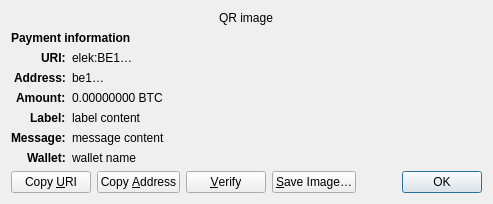
<?xml version="1.0" encoding="UTF-8"?>
<ui version="4.0">
 <class>ReceiveRequestDialog</class>
 <widget class="QDialog" name="ReceiveRequestDialog">
  <property name="geometry">
   <rect>
    <x>0</x>
    <y>0</y>
    <width>413</width>
    <height>229</height>
   </rect>
  </property>
  <property name="windowTitle">
   <string>Request payment to …</string>
  </property>
  <layout class="QGridLayout" name="gridLayout" columnstretch="0,1">
   <property name="sizeConstraint">
    <enum>QLayout::SetFixedSize</enum>
   </property>
   <item row="0" column="0" colspan="2" alignment="Qt::AlignHCenter">
    <widget class="QRImageWidget" name="qr_code">
     <property name="text">
      <string notr="true">QR image</string>
     </property>
     <property name="textInteractionFlags">
      <set>Qt::NoTextInteraction</set>
     </property>
    </widget>
   </item>
   <item row="1" column="0" colspan="2">
    <widget class="QLabel" name="payment_header">
     <property name="font">
      <font>
       <weight>75</weight>
       <bold>true</bold>
      </font>
     </property>
     <property name="text">
      <string>Payment information</string>
     </property>
     <property name="textInteractionFlags">
      <set>Qt::NoTextInteraction</set>
     </property>
    </widget>
   </item>
   <item row="2" column="0" alignment="Qt::AlignRight|Qt::AlignTop">
    <widget class="QLabel" name="uri_tag">
     <property name="font">
      <font>
       <weight>75</weight>
       <bold>true</bold>
      </font>
     </property>
     <property name="text">
      <string notr="true">URI:</string>
     </property>
     <property name="textFormat">
      <enum>Qt::PlainText</enum>
     </property>
     <property name="textInteractionFlags">
      <set>Qt::NoTextInteraction</set>
     </property>
    </widget>
   </item>
   <item row="2" column="1" alignment="Qt::AlignTop">
    <widget class="QLabel" name="uri_content">
     <property name="text">
      <string notr="true">elek:BE1…</string>
     </property>
     <property name="textFormat">
      <enum>Qt::RichText</enum>
     </property>
     <property name="wordWrap">
      <bool>true</bool>
     </property>
     <property name="textInteractionFlags">
      <set>Qt::TextSelectableByMouse</set>
     </property>
    </widget>
   </item>
   <item row="3" column="0" alignment="Qt::AlignRight|Qt::AlignTop">
    <widget class="QLabel" name="address_tag">
     <property name="font">
      <font>
       <weight>75</weight>
       <bold>true</bold>
      </font>
     </property>
     <property name="text">
      <string>Address:</string>
     </property>
     <property name="textInteractionFlags">
      <set>Qt::NoTextInteraction</set>
     </property>
    </widget>
   </item>
   <item row="3" column="1" alignment="Qt::AlignTop">
    <widget class="QLabel" name="address_content">
     <property name="text">
      <string notr="true">be1…</string>
     </property>
     <property name="textFormat">
      <enum>Qt::PlainText</enum>
     </property>
     <property name="textInteractionFlags">
      <set>Qt::TextSelectableByMouse</set>
     </property>
    </widget>
   </item>
   <item row="4" column="0" alignment="Qt::AlignRight|Qt::AlignTop">
    <widget class="QLabel" name="amount_tag">
     <property name="font">
      <font>
       <weight>75</weight>
       <bold>true</bold>
      </font>
     </property>
     <property name="text">
      <string>Amount:</string>
     </property>
     <property name="textInteractionFlags">
      <set>Qt::NoTextInteraction</set>
     </property>
    </widget>
   </item>
   <item row="4" column="1" alignment="Qt::AlignTop">
    <widget class="QLabel" name="amount_content">
     <property name="text">
      <string notr="true">0.00000000 BTC</string>
     </property>
     <property name="textFormat">
      <enum>Qt::PlainText</enum>
     </property>
     <property name="textInteractionFlags">
      <set>Qt::TextSelectableByMouse</set>
     </property>
    </widget>
   </item>
   <item row="5" column="0" alignment="Qt::AlignRight|Qt::AlignTop">
    <widget class="QLabel" name="label_tag">
     <property name="font">
      <font>
       <weight>75</weight>
       <bold>true</bold>
      </font>
     </property>
     <property name="text">
      <string>Label:</string>
     </property>
     <property name="textInteractionFlags">
      <set>Qt::NoTextInteraction</set>
     </property>
    </widget>
   </item>
   <item row="5" column="1" alignment="Qt::AlignTop">
    <widget class="QLabel" name="label_content">
     <property name="text">
      <string notr="true">label content</string>
     </property>
     <property name="textFormat">
      <enum>Qt::PlainText</enum>
     </property>
     <property name="wordWrap">
      <bool>true</bool>
     </property>
     <property name="textInteractionFlags">
      <set>Qt::TextSelectableByMouse</set>
     </property>
    </widget>
   </item>
   <item row="6" column="0" alignment="Qt::AlignRight|Qt::AlignTop">
    <widget class="QLabel" name="message_tag">
     <property name="font">
      <font>
       <weight>75</weight>
       <bold>true</bold>
      </font>
     </property>
     <property name="text">
      <string>Message:</string>
     </property>
     <property name="textInteractionFlags">
      <set>Qt::NoTextInteraction</set>
     </property>
    </widget>
   </item>
   <item row="6" column="1" alignment="Qt::AlignTop">
    <widget class="QLabel" name="message_content">
     <property name="text">
      <string notr="true">message content</string>
     </property>
     <property name="textFormat">
      <enum>Qt::PlainText</enum>
     </property>
     <property name="wordWrap">
      <bool>true</bool>
     </property>
     <property name="textInteractionFlags">
      <set>Qt::TextSelectableByMouse</set>
     </property>
    </widget>
   </item>
   <item row="7" column="0" alignment="Qt::AlignRight|Qt::AlignTop">
    <widget class="QLabel" name="wallet_tag">
     <property name="font">
      <font>
       <weight>75</weight>
       <bold>true</bold>
      </font>
     </property>
     <property name="text">
      <string>Wallet:</string>
     </property>
     <property name="textInteractionFlags">
      <set>Qt::NoTextInteraction</set>
     </property>
    </widget>
   </item>
   <item row="7" column="1" alignment="Qt::AlignTop">
    <widget class="QLabel" name="wallet_content">
     <property name="text">
      <string notr="true">wallet name</string>
     </property>
     <property name="textFormat">
      <enum>Qt::PlainText</enum>
     </property>
     <property name="wordWrap">
      <bool>true</bool>
     </property>
     <property name="textInteractionFlags">
      <set>Qt::TextSelectableByMouse</set>
     </property>
    </widget>
   </item>
   <item row="8" column="0" colspan="2">
    <layout class="QHBoxLayout" name="horizontalLayout">
     <item>
      <widget class="QPushButton" name="btnCopyURI">
       <property name="text">
        <string>Copy &amp;URI</string>
       </property>
       <property name="autoDefault">
        <bool>false</bool>
       </property>
      </widget>
     </item>
     <item>
      <widget class="QPushButton" name="btnCopyAddress">
       <property name="text">
        <string>Copy &amp;Address</string>
       </property>
       <property name="autoDefault">
        <bool>false</bool>
       </property>
      </widget>
     </item>
     <item>
      <widget class="QPushButton" name="btnVerify">
       <property name="text">
        <string>&amp;Verify</string>
       </property>
       <property name="toolTip">
        <string>Verify this address on e.g. a hardware wallet screen</string>
       </property>
       <property name="autoDefault">
        <bool>false</bool>
       </property>
      </widget>
     </item>
     <item>
      <widget class="QPushButton" name="btnSaveAs">
       <property name="text">
        <string>&amp;Save Image…</string>
       </property>
       <property name="autoDefault">
        <bool>false</bool>
       </property>
      </widget>
     </item>
     <item>
      <spacer name="horizontalSpacer_2">
       <property name="orientation">
        <enum>Qt::Horizontal</enum>
       </property>
       <property name="sizeHint" stdset="0">
        <size>
         <width>40</width>
         <height>20</height>
        </size>
       </property>
      </spacer>
     </item>
     <item>
      <widget class="QDialogButtonBox" name="buttonBox">
       <property name="focusPolicy">
        <enum>Qt::StrongFocus</enum>
       </property>
       <property name="standardButtons">
        <set>QDialogButtonBox::Ok</set>
       </property>
      </widget>
     </item>
    </layout>
   </item>
  </layout>
 </widget>
 <customwidgets>
  <customwidget>
   <class>QRImageWidget</class>
   <extends>QLabel</extends>
   <header>qt/qrimagewidget.h</header>
  </customwidget>
 </customwidgets>
 <tabstops>
  <tabstop>buttonBox</tabstop>
  <tabstop>btnCopyURI</tabstop>
  <tabstop>btnCopyAddress</tabstop>
  <tabstop>btnSaveAs</tabstop>
 </tabstops>
 <resources/>
 <connections>
  <connection>
   <sender>buttonBox</sender>
   <signal>accepted()</signal>
   <receiver>ReceiveRequestDialog</receiver>
   <slot>accept()</slot>
   <hints>
    <hint type="sourcelabel">
     <x>135</x>
     <y>230</y>
    </hint>
    <hint type="destinationlabel">
     <x>135</x>
     <y>126</y>
    </hint>
   </hints>
  </connection>
 </connections>
</ui>
